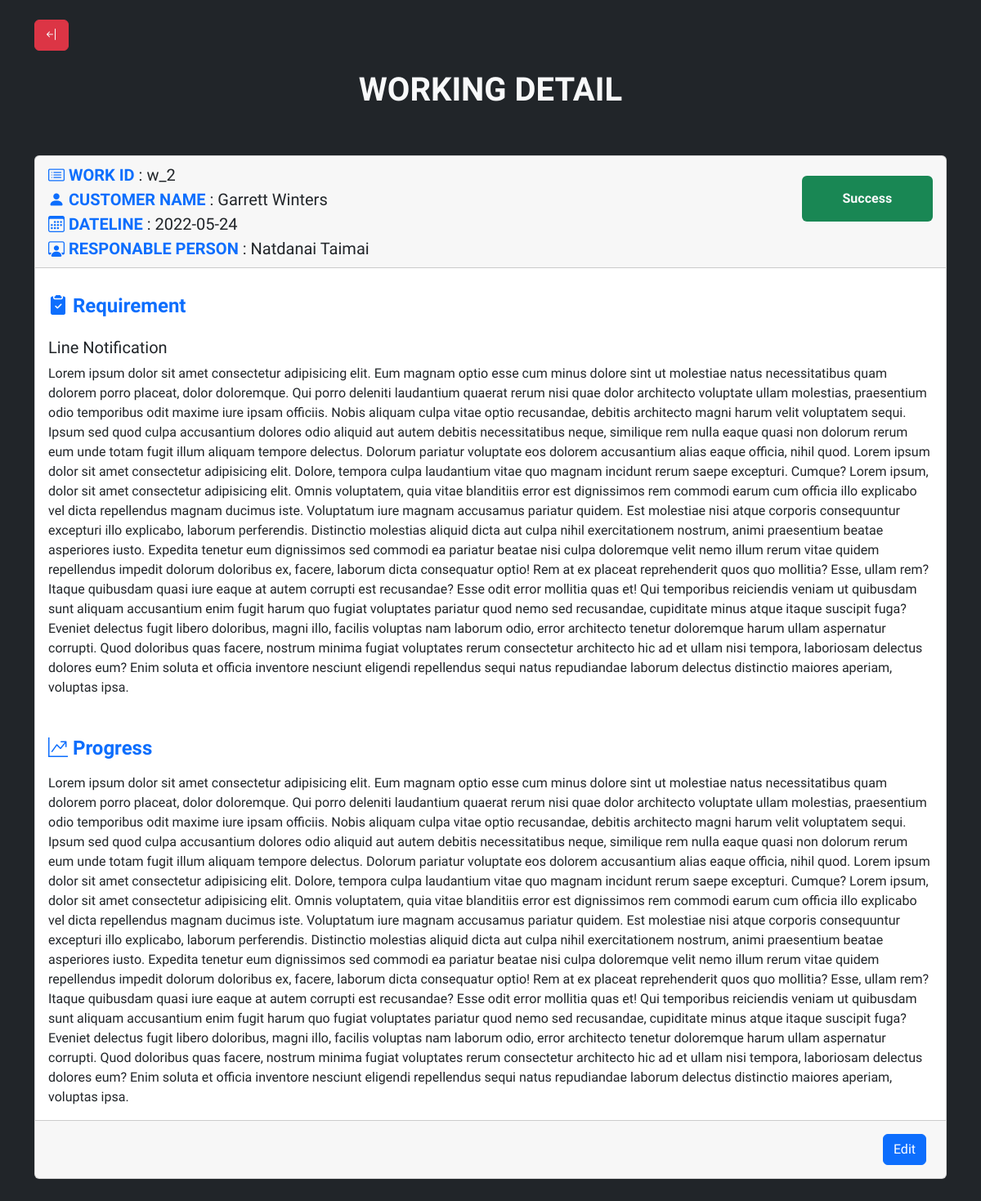
Screenshot of /detail.php?w_id=w_2 with the database file from the repository.
### tables this page shows
CREATE TABLE `tblwork` (
  `idWork` varchar(30) NOT NULL,
  `tel` varchar(11) NOT NULL,
  `headingWork` text NOT NULL,
  `requireWork` text NOT NULL,
  `progress` text NOT NULL,
  `dateLine` date NOT NULL,
  `categoryWorkId` varchar(10) NOT NULL,
  `earnestMoney` int(20) NOT NULL,
  `totalCash` int(20) NOT NULL,
  `employeeId` varchar(10) NOT NULL,
  `status` tinyint(1) NOT NULL
);

CREATE TABLE `tblcustomer` (
  `tel` varchar(11) NOT NULL,
  `name` varchar(20) NOT NULL,
  `contact` text NOT NULL
);

CREATE TABLE `tblemployee` (
  `employeeId` varchar(10) NOT NULL,
  `employeeName` varchar(30) NOT NULL,
  `employeeLastname` varchar(20) NOT NULL,
  `partId` varchar(10) NOT NULL,
  `countWorking` int(10) NOT NULL
);

### detail.php (the view, shortened to what this page needs)
<!DOCTYPE html>
<html lang="en">
<head>
    <link rel="stylesheet" href="style.css">
    <link href="https://cdn.jsdelivr.net/npm/bootstrap@5.2.0-beta1/dist/css/bootstrap.min.css" rel="stylesheet">
    <link rel="stylesheet" href="https://cdn.jsdelivr.net/npm/bootstrap-icons@1.8.2/font/bootstrap-icons.css">
</head>
<body class="bg-dark">
    <div class="container">
        <button class="btn btn-danger mt-4"><a class="text-light fw-bold" href="index.php"><i class="bi bi-arrow-bar-left"></i></a></button>
        <h1 class="d-flex justify-content-center pt-4 pb-5 fw-bold text-light">WORKING DETAIL</h1>
        <div class="row">
            <div class="col-sm-12">
                <?php include('connect.php');
                    $_work_id = $_GET['w_id'];
                    $sql = "SELECT * FROM (((tblwork INNER JOIN tblcustomer ON tblwork.tel = tblcustomer.tel)
                    INNER JOIN tblcategory ON tblwork.categoryWorkId = tblcategory.categoryWorkId)
                    INNER JOIN tblemployee ON tblwork.employeeId = tblemployee.employeeId)
                    WHERE tblwork.idwork = '$_work_id'";
                    $result = mysqli_query($conn,$sql);
                    if(!$result){
                        echo "เกิดข้อผิดพลาดในการแสดงผล";
                    }
                    else{
                        $num_row = mysqli_num_rows($result);
                        if($num_row != 0){
                            while($rs = mysqli_fetch_array($result)){
                                echo "<div class='card mb-5'>";
                                echo "<div class='card-header'>";
                                echo "<div class='row'>";
                                echo "<div class='col-lg-10 fs-5'>";
                                echo "<b class = 'text-primary'><i class='bi bi-card-list'></i> WORK ID</b> : $rs[idWork]<br>";
                                echo "<b class = 'text-primary'><i class='bi bi-person-fill'></i> CUSTOMER NAME</b> : $rs[name]<br>";
                                echo "<b class = 'text-primary'><i class='bi bi-calendar3'></i> DATELINE</b> : $rs[dateLine]<br>";
                                echo "<b class = 'text-primary'><i class='bi bi-person-workspace'></i> RESPONABLE PERSON</b> : $rs[employeeName] $rs[employeeLastname]";
                                echo "</div>";
                                echo "<div class='col-lg-2'>";
                                if($rs['status'] == 1){
                                    echo "<p class='p-3 bg-danger rounded text-light text-center fw-bold mt-3'>Working</p>";
                                }else{
                                    echo "<p class='p-3 bg-success rounded text-light text-center fw-bold mt-3'>Success</p>";
                                }
                                echo "</div>";
                                echo "</div>";
                                echo "</div>";
                                echo "<div class='card-body'>";
                                echo "<h4 class='card-title pb-3 pt-3'>";
                                echo "<b class='text-primary'><i class='bi bi-clipboard2-check-fill'></i> Requirement</b>";
                                echo "</h4>";
                                echo "<h5 class='card-title'>";
                                echo "$rs[headingWork]";
                                echo "</h5>";
                                echo "<div class='card-text'>";
                                echo "$rs[requireWork] Lorem ipsum dolor sit amet consectetur adipisicing elit. Dolore, tempora culpa laudantium vitae quo magnam incidunt rerum saepe excepturi. Cumque? Lorem ipsum, dolor sit amet consectetur adipisicing elit. Omnis voluptatem, quia vitae blanditiis error est dignissimos rem commodi earum cum officia illo explicabo vel dicta repellendus magnam ducimus iste. Voluptatum iure magnam accusamus pariatur quidem. Est molestiae nisi atque corporis consequuntur excepturi illo explicabo, laborum perferendis. Distinctio molestias aliquid dicta aut culpa nihil exercitationem nostrum, animi praesentium beatae asperiores iusto. Expedita tenetur eum dignissimos sed commodi ea pariatur beatae nisi culpa doloremque velit nemo illum rerum vitae quidem repellendus impedit dolorum doloribus ex, facere, laborum dicta consequatur optio! Rem at ex placeat reprehenderit quos quo mollitia? Esse, ullam rem? Itaque quibusdam quasi iure eaque at autem corrupti est recusandae? Esse odit error mollitia quas et! Qui temporibus reiciendis veniam ut quibusdam sunt aliquam accusantium enim fugit harum quo fugiat voluptates pariatur quod nemo sed recusandae, cupiditate minus atque itaque suscipit fuga? Eveniet delectus fugit libero doloribus, magni illo, facilis voluptas nam laborum odio, error architecto tenetur doloremque harum ullam aspernatur corrupti. Quod doloribus quas facere, nostrum minima fugiat voluptates rerum consectetur architecto hic ad et ullam nisi tempora, laboriosam delectus dolores eum? Enim soluta et officia inventore nesciunt eligendi repellendus sequi natus repudiandae laborum delectus distinctio maiores aperiam, voluptas ipsa.";
                                echo "</div>";
                                echo "<h4 class='card-title pt-5 pb-2'>";
                                echo "<b class='text-primary'><i class='bi bi-graph-up-arrow'></i> Progress</b>";
                                echo "</h4>";
                                echo "<div class='card-text'>";
                                echo "$rs[progress] Lorem ipsum dolor sit amet consectetur adipisicing elit. Dolore, tempora culpa laudantium vitae quo magnam incidunt rerum saepe excepturi. Cumque? Lorem ipsum, dolor sit amet consectetur adipisicing elit. Omnis voluptatem, quia vitae blanditiis error est dignissimos rem commodi earum cum officia illo explicabo vel dicta repellendus magnam ducimus iste. Voluptatum iure magnam accusamus pariatur quidem. Est molestiae nisi atque corporis consequuntur excepturi illo explicabo, laborum perferendis. Distinctio molestias aliquid dicta aut culpa nihil exercitationem nostrum, animi praesentium beatae asperiores iusto. Expedita tenetur eum dignissimos sed commodi ea pariatur beatae nisi culpa doloremque velit nemo illum rerum vitae quidem repellendus impedit dolorum doloribus ex, facere, laborum dicta consequatur optio! Rem at ex placeat reprehenderit quos quo mollitia? Esse, ullam rem? Itaque quibusdam quasi iure eaque at autem corrupti est recusandae? Esse odit error mollitia quas et! Qui temporibus reiciendis veniam ut quibusdam sunt aliquam accusantium enim fugit harum quo fugiat voluptates pariatur quod nemo sed recusandae, cupiditate minus atque itaque suscipit fuga? Eveniet delectus fugit libero doloribus, magni illo, facilis voluptas nam laborum odio, error architecto tenetur doloremque harum ullam aspernatur corrupti. Quod doloribus quas facere, nostrum minima fugiat voluptates rerum consectetur architecto hic ad et ullam nisi tempora, laboriosam delectus dolores eum? Enim soluta et officia inventore nesciunt eligendi repellendus sequi natus repudiandae laborum delectus distinctio maiores aperiam, voluptas ipsa.";
                                echo "</div>";
                                echo "</div>";
                                echo "<div class='card-footer d-flex p-3 pe-4 justify-content-lg-end'>";
                                echo "<button type='button' class='btn btn-primary' data-bs-toggle='modal' data-bs-target='#modal_edit' data-whatever='@getbootstrap'>Edit</button>";
                                echo "</div>";
                                echo "</div>";
                            }
                        }
                    }
                ?>
            </div>
        </div>
    </div>
</body>
</html>

### style.css (style rules this page uses)
* { font-family: 'Mitr', sans-serif; }

### rows the page displays
tblwork: idWork "w_2", tel.name "Garrett Winters", dateLine "2022-05-24", employeeId.employeeName "Natdanai", employeeId.employeeLastname "Taimai", status "Success", headingWork "Line Notification", requireWork "Lorem ipsum dolor sit amet consectetur adipisicing elit. Eum magnam optio esse cum minus dolore sint ut molestiae natus necessitatibus quam dolorem porro placeat, dolor doloremque. Qui porro deleniti laudantium quaerat rerum nisi quae dolor architecto voluptate ullam molestias, praesentium odio temporibus odit maxime iure ipsam officiis. Nobis aliquam culpa vitae optio recusandae, debitis architecto magni harum velit voluptatem sequi. Ipsum sed quod culpa accusantium dolores odio aliquid aut autem debitis necessitatibus neque, similique rem nulla eaque quasi non dolorum rerum eum unde totam fugit illum aliquam tempore delectus. Dolorum pariatur voluptate eos dolorem accusantium alias eaque…", progress "Lorem ipsum dolor sit amet consectetur adipisicing elit. Eum magnam optio esse cum minus dolore sint ut molestiae natus necessitatibus quam dolorem porro placeat, dolor doloremque. Qui porro deleniti laudantium quaerat rerum nisi quae dolor architecto voluptate ullam molestias, praesentium odio temporibus odit maxime iure ipsam officiis. Nobis aliquam culpa vitae optio recusandae, debitis architecto magni harum velit voluptatem sequi. Ipsum sed quod culpa accusantium dolores odio aliquid aut autem debitis necessitatibus neque, similique rem nulla eaque quasi non dolorum rerum eum unde totam fugit illum aliquam tempore delectus. Dolorum pariatur voluptate eos dolorem accusantium alias eaque…"
